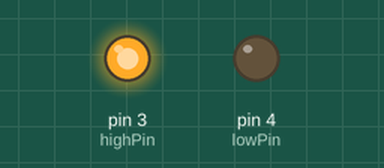
Bench run of a sketch on a simulated Arduino Uno, built with avr-gcc and run on an emulated ATmega328P. On the bench: output pins drawn as LEDs (lit = HIGH).

Above: at 0.1 s.
Timing chart, 0 to 1.6 s (numbered marks = the images above):
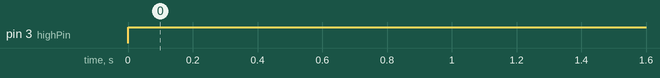

The sketch:

hair-curl-auto.ino
```cpp
//const int hairPin = 3;
const int highPin = 3;
const int lowPin = 4;
//const int ledPin = 13;

void setup() {
  //pinMode(hairPin, OUTPUT);
  //pinMode(ledPin, OUTPUT);
  pinMode(highPin, OUTPUT);
  pinMode(lowPin, OUTPUT);
}

void loop() {
  digitalWrite(highPin, HIGH);
  digitalWrite(lowPin, LOW);

/*

  digitalWrite(ledPin, HIGH);
  digitalWrite(hairPin, HIGH);
  delay(5000);
  digitalWrite(hairPin, LOW);
  digitalWrite(ledPin, LOW);
  delay(3000);
  */
}
```

Measured:
- by itself, pin 3 (highPin): LOW → HIGH at 0.00 s
